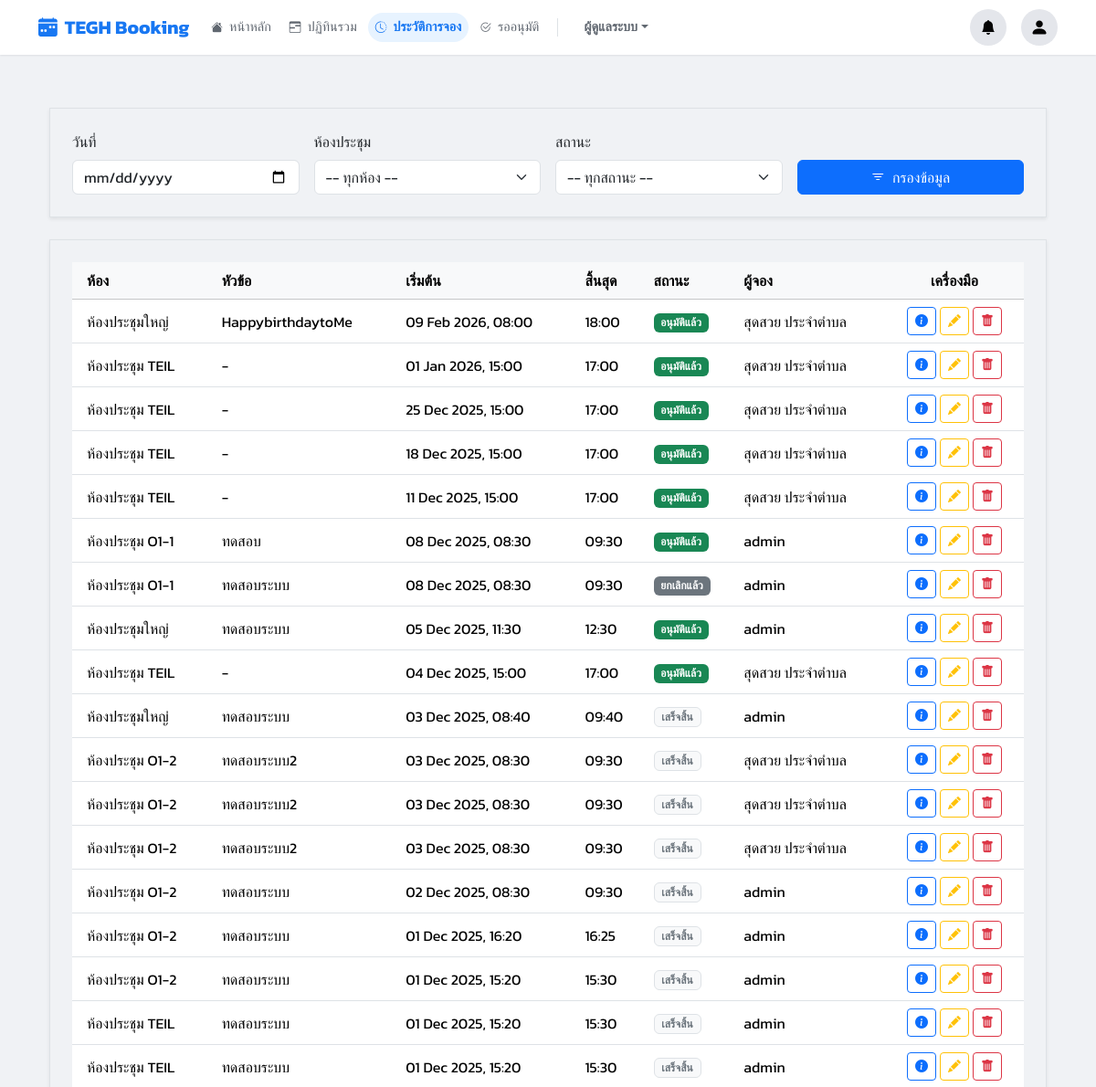
The page /history/ (signed in, upper part) on the database as committed earlier.
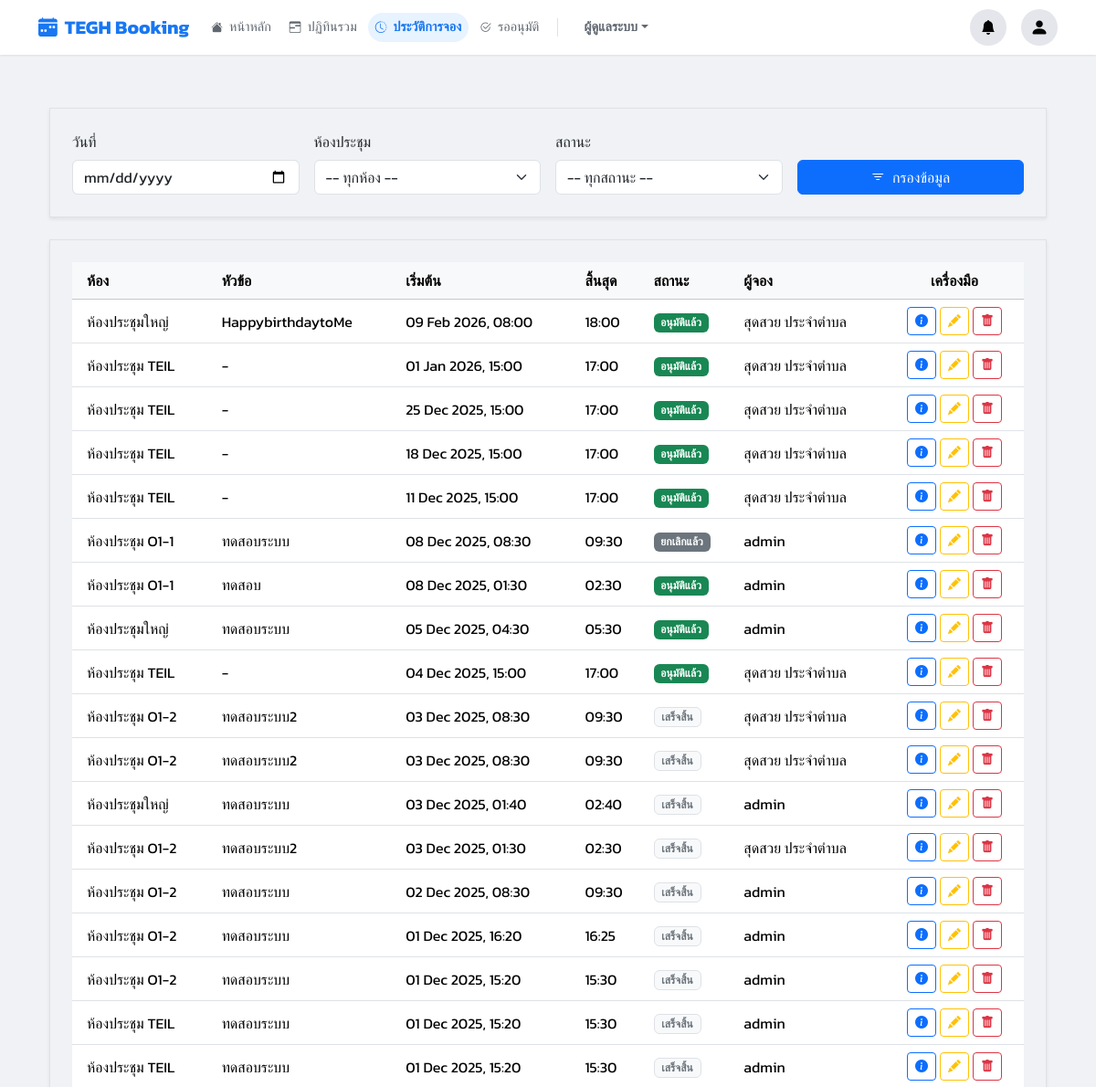
The same page on the database as committed later.
### booking/models.py (models this page shows, shortened)
class Booking(models.Model):
    user = models.ForeignKey(User, on_delete=models.SET_NULL, null=True, related_name='bookings')
    room = models.ForeignKey(Room, on_delete=models.CASCADE, related_name='bookings')
    title = models.CharField(max_length=200)
    start_time = models.DateTimeField()
    end_time = models.DateTimeField()
    chairman = models.CharField(max_length=200, blank=True, null=True)
    department = models.CharField(max_length=200, blank=True, null=True)
    participant_count = models.PositiveIntegerField(default=1)
    participants = models.ManyToManyField(User, related_name='participating_in', blank=True)
    equipments = models.ManyToManyField(Equipment, blank=True, related_name='bookings', verbose_name="อุปกรณ์ที่ขอเพิ่ม")
    presentation_file = models.FileField(upload_to='presentations/', blank=True, null=True)
    description = models.TextField(blank=True, null=True)
    additional_requests = models.TextField(blank=True, null=True)
    additional_notes = models.TextField(blank=True, null=True)
    STATUS_CHOICES = [
        ('PENDING', 'รออนุมัติ'),
        ('APPROVED', 'อนุมัติแล้ว'),
        ('REJECTED', 'ไม่อนุมัติ'),
        ('CANCELLED', 'ยกเลิกแล้ว'),
    ]
    status = models.CharField(max_length=10, choices=STATUS_CHOICES, default='PENDING')
    created_at = models.DateTimeField(auto_now_add=True)
    updated_at = models.DateTimeField(auto_now=True)
    parent_booking = models.ForeignKey('self', on_delete=models.CASCADE, null=True, blank=True, related_name='child_bookings')
    recurrence_rule = models.CharField(max_length=20, blank=True, null=True)
    outlook_event_id = models.CharField(max_length=255, blank=True, null=True)
    @property
    def is_past(self):
        if not self.end_time: return False
        return timezone.now() > self.end_time

class Room(models.Model):
    name = models.CharField(max_length=100)
    building = models.CharField(max_length=100, blank=True, null=True)
    floor = models.CharField(max_length=50, blank=True, null=True)
    location = models.CharField(max_length=255, blank=True, null=True)
    capacity = models.PositiveIntegerField(default=1)
    equipment_in_room = models.TextField(blank=True, null=True, help_text="ระบุอุปกรณ์ถาวรในห้อง")
    image = models.ImageField(upload_to='room_images/', blank=True, null=True)
    approver = models.ForeignKey(User, on_delete=models.SET_NULL, null=True, blank=True, related_name='approvable_rooms')
    is_maintenance = models.BooleanField(default=False, verbose_name="ปิดปรับปรุง (Manual)")
    maintenance_start = models.DateTimeField(null=True, blank=True)
    maintenance_end = models.DateTimeField(null=True, blank=True)
    line_notify_token = models.CharField(max_length=50, blank=True, null=True)
    teams_webhook_url = models.TextField(blank=True, null=True)

### booking/views.py (the view)
# urls.py: path('history/', views.history_view, name='history'),
@login_required
def history_view(request):
    qs = Booking.objects.all() if is_admin(request.user) else Booking.objects.filter(user=request.user)
    return render(request, 'pages/history.html', {**get_base_context(request), 'bookings_list': qs.order_by('-start_time')})

### booking/views.py (called while the page is built)
def is_admin(user):
    return user.is_authenticated and (user.is_superuser or user.groups.filter(name='Admin').exists())

def is_approver_or_admin(user):
    return user.is_authenticated and (user.is_superuser or user.groups.filter(name__in=['Approver', 'Admin']).exists())

### templates/pages/history.html (shortened to what this page needs)
{% extends 'base.html' %}
{% load static %}
{% block content %}
<div class="container-fluid py-4">
    <div class="content-card shadow-sm border p-3 p-md-4 mb-4">
        <form method="get" class="row g-3 align-items-end">
            <div class="col-md-3">
                <label for="date" class="form-label">วันที่</label>
                <input type="date" name="date" id="date" class="form-control" value="{{ current_date|default:'' }}">
            </div>
            <div class="col-md-3">
                <label for="room" class="form-label">ห้องประชุม</label>
                <select name="room" id="room" class="form-select">
                    <option value="">-- ทุกห้อง --</option>
                </select>
            </div>
            <div class="col-md-3">
                <label for="status" class="form-label">สถานะ</label>
                <select name="status" id="status" class="form-select">
                    <option value="">-- ทุกสถานะ --</option>
                </select>
            </div>
            <div class="col-md-3 d-grid">
                <button type="submit" class="btn btn-primary"><i class="bi bi-filter me-1"></i> กรองข้อมูล</button>
            </div>
        </form>
    </div>
    <div class="content-card shadow-sm border p-3 p-md-4">
        <div class="table-responsive">
            <table class="table table-hover mb-0 align-middle">
                <thead class="table-light">
                    <tr>
                        <th scope="col" class="ps-3">ห้อง</th>
                        <th scope="col">หัวข้อ</th>
                        <th scope="col">เริ่มต้น</th>
                        <th scope="col">สิ้นสุด</th>
                        <th scope="col">สถานะ</th>
                        {% if is_admin_user %}
                        <th scope="col">ผู้จอง</th>
                        {% endif %}
                        <th scope="col" class="text-center">เครื่องมือ</th>
                    </tr>
                </thead>
                <tbody>
                    {% for booking in bookings_list %}
                    <tr>
                        <td class="ps-3">{{ booking.room.name }}</td>
                        <td>{{ booking.title }}</td>
                        <td>{{ booking.start_time|date:"d M Y, H:i" }}</td>
                        <td>{{ booking.end_time|date:"H:i" }}</td>
                        <td>
                            {% if booking.status == 'APPROVED' %}
                                {% if booking.is_past %}
                                    <span class="badge bg-past">เสร็จสิ้น</span>
                                {% else %}
                                    <span class="badge bg-success">อนุมัติแล้ว</span>
                                {% endif %}
                            {% elif booking.status == 'PENDING' %}
                                <span class="badge bg-warning text-dark">รออนุมัติ</span>
                            {% elif booking.status == 'REJECTED' %}
                                <span class="badge bg-danger">ถูกปฏิเสธ</span>
                            {% elif booking.status == 'CANCELLED' %}
                                <span class="badge bg-secondary">ยกเลิกแล้ว</span>
                            {% endif %}
                        </td>
                        {% if is_admin_user %}
                        <td>
                            {% if booking.user %}
                                {{ booking.user.get_full_name|default:booking.user.username }}
                            {% else %}
                                <span class="text-muted small">(ผู้ใช้ถูกลบ)</span>
                            {% endif %}
                        </td>
                        {% endif %}
                        <td class="text-center">
                            <div class="d-inline-flex gap-1" role="group">
                                <a href="{% url 'booking_detail' booking.id %}" class="btn btn-sm btn-outline-primary" title="ดูรายละเอียด">
                                    <i class="bi bi-info-circle-fill"></i>
                                </a>
                                {% if is_admin_user or not booking.is_past and booking.user == request.user %}
                                    <a href="{% url 'edit_booking' booking.id %}" class="btn btn-sm btn-outline-warning" title="แก้ไข">
                                        <i class="bi bi-pencil-fill"></i>
                                    </a>
                                    <button type="button" class="btn btn-sm btn-outline-danger delete-booking-btn"
                                            title="ยกเลิกการจอง"
                                            data-bs-toggle="modal"
                                            data-bs-target="#deleteConfirmModal"
                                            data-delete-url="{% url 'delete_booking' booking.id %}"
                                            data-booking-title="{{ booking.title|escapejs }}">
                                        <i class="bi bi-trash-fill"></i>
                                    </button>
                                {% endif %}
                            </div>
                        </td>
                    </tr>
                    {% endfor %}
                </tbody>
            </table>
        </div>
    </div>
</div>
{% endblock %}

### templates/base.html (shortened to what this page needs)
{% load static %}
<!DOCTYPE html>
<html lang="th">
<head>
    <link href="https://cdn.jsdelivr.net/npm/bootstrap@5.3.3/dist/css/bootstrap.min.css" rel="stylesheet">
    <link rel="stylesheet" href="https://cdn.jsdelivr.net/npm/bootstrap-icons@1.11.3/font/bootstrap-icons.min.css">
    <link href="https://cdn.jsdelivr.net/npm/sweetalert2@11/dist/sweetalert2.min.css" rel="stylesheet">
</head>
<body>
    {% if user.is_authenticated %}
        <nav class="navbar navbar-expand-lg fixed-top">
            <div class="container">
                <a class="navbar-brand me-3" href="{% url 'dashboard' %}"><i class="bi bi-calendar-week-fill me-2"></i> TEGH Booking</a>
                <div class="collapse navbar-collapse" id="mainNavbar">
                    <ul class="navbar-nav nav-pills me-auto mb-2 mb-lg-0 gap-1 align-items-center mt-2 mt-lg-0">
                        {% for item in menu_items %}
                            {% if item.show %}
                                <li class="nav-item"><a class="nav-link {% if item.active %}active{% endif %}" href="{% url item.url_name %}"><i class="{{ item.icon }} me-1 small"></i> {{ item.label }}</a></li>
                            {% endif %}
                        {% endfor %}
                        {% if is_admin_user %}
                            <li class="nav-item border-start mx-2 ps-2 d-none d-lg-block" style="height: 20px; border-color: #ddd;"></li>
                            <li class="nav-item dropdown">
                                <a class="nav-link dropdown-toggle fw-bold small" href="#" role="button" data-bs-toggle="dropdown">ผู้ดูแลระบบ</a>
                            </li>
                        {% endif %}
                    </ul>
                    <ul class="navbar-nav ms-auto mb-2 mb-lg-0 flex-row align-items-center gap-3 mt-3 mt-lg-0 justify-content-end">
                        {% if is_admin_user or user.is_superuser %}
                            <li class="nav-item dropdown position-relative"> <a class="btn-circle-fb" href="#" id="fbNotifyDropdown" role="button" data-bs-toggle="dropdown" aria-expanded="false">
                                    <i class="bi bi-bell-fill"></i>
                                </a>
                            </li>
                        {% endif %}
                        <li class="nav-item dropdown position-relative">
                            <a class="btn-circle-fb" href="#" id="userDropdown" role="button" data-bs-toggle="dropdown" aria-expanded="false">
                                <i class="bi bi-person-fill fs-5"></i>
                            </a>
                        </li>
                    </ul>
                </div>
            </div>
        </nav>
    {% endif %}
    <main class="container mt-4 main-content-wrapper" id="main-content">
        {% block content %}{% endblock %}
    </main>
</body>
</html>

### templates/base.html (style rules this page uses)
body { background-color: #f0f2f5; font-family: 'Kanit', sans-serif; padding-top: 70px; }
.main-content-wrapper { padding-bottom: 2rem; }
.navbar { background-color: #ffffff; box-shadow: 0 1px 2px rgba(0, 0, 0, 0.08); min-height: 60px; padding: 0; }
.navbar-brand { color: #1877f2 !important; font-weight: 700; font-size: 1.3rem; display: flex; align-items: center; }
.nav-pills .nav-link { border-radius: 50px; padding: 5px 14px; font-size: 0.9rem; color: #606770; font-weight: 500; transition: all 0.2s; }
.nav-pills .nav-link.active { background-color: #e7f3ff; color: #1877f2; font-weight: 600; }
.btn-circle-fb { width: 40px; height: 40px; background-color: #e4e6eb; border-radius: 50%; display: flex; align-items: center; justify-content: center; color: #050505; text-decoration: none; transition: background-color 0.2s; cursor: pointer; border: none; position: relative; }

### templates/pages/history.html (style rules this page uses)
.badge.bg-success { background-color: #198754 !important; }
.badge.bg-secondary { background-color: #6c757d !important; }
.badge.bg-past { background-color: #f8f9fa !important; color: #6c757d !important; border: 1px solid #dee2e6; }

Rows that differ between the two databases and show on the page:
shown differently, row unchanged: Booking "08 Dec 2025, 08:30": moves up the list
changed Booking "ทดสอบ": start_time "08 Dec 2025, 08:30" → "08 Dec 2025, 01:30"; end_time "09:30" → "02:30"
changed Booking: start_time "05 Dec 2025, 11:30" → "05 Dec 2025, 04:30"; end_time "12:30" → "05:30"
changed Booking: start_time "03 Dec 2025, 08:40" → "03 Dec 2025, 01:40"; end_time "09:40" → "02:40"; moves down the list
changed Booking: start_time "03 Dec 2025, 08:30" → "03 Dec 2025, 01:30"; end_time "09:30" → "02:30"
